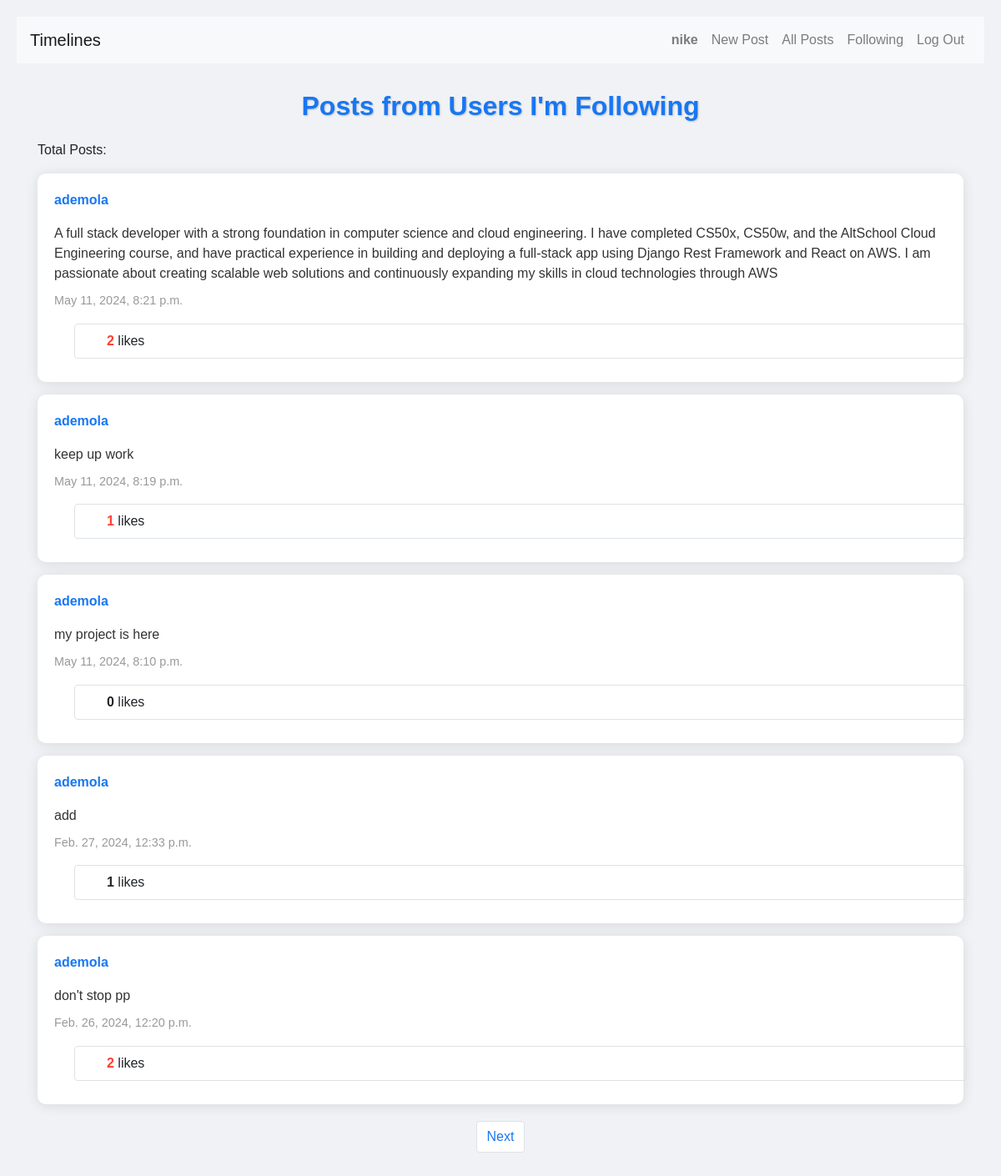
The page /followingfunc (signed in) on the database as committed earlier.
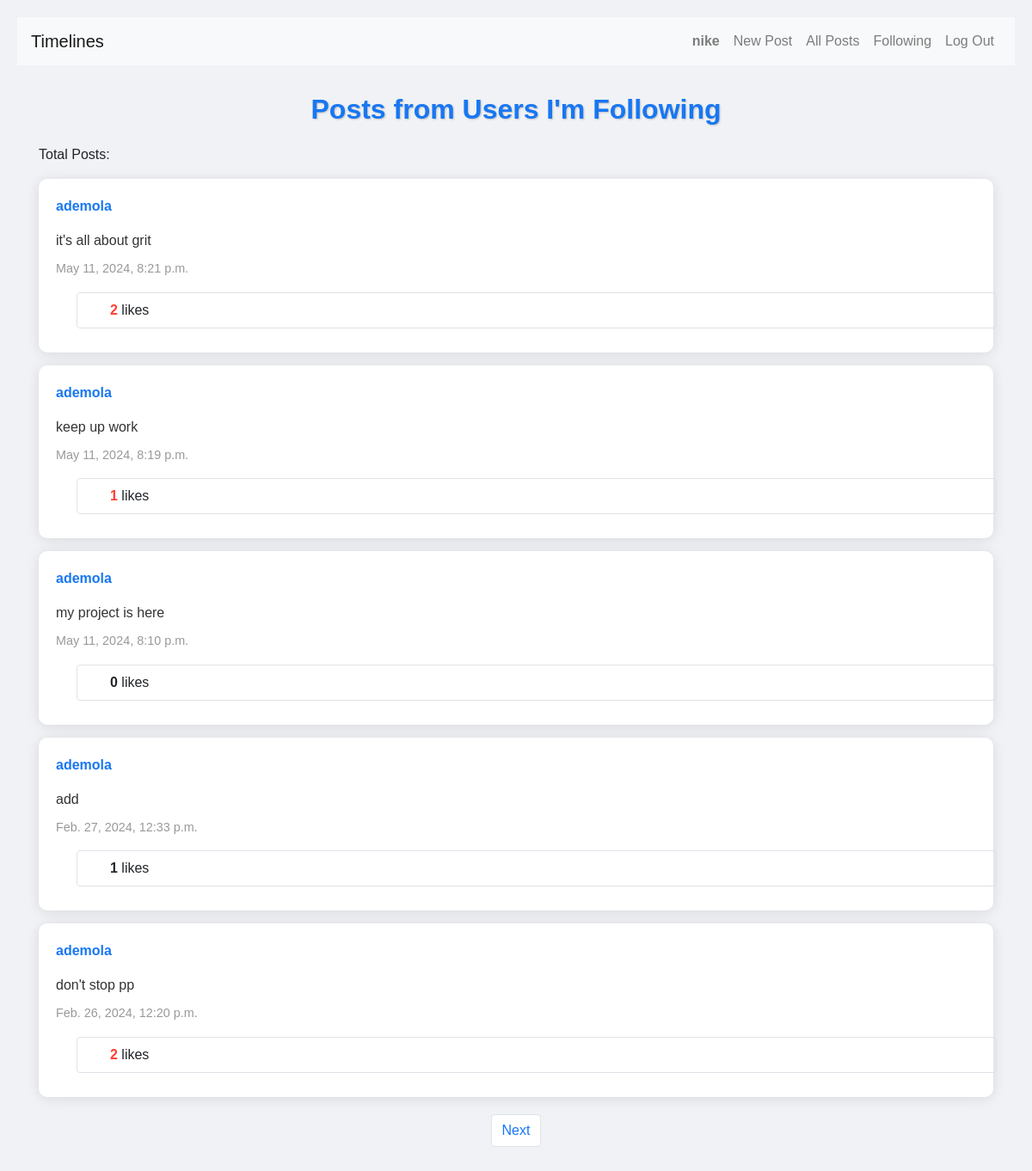
The same page on the database as committed later.
### network/models.py (models this page shows)
class Post(models.Model):
    id = models.AutoField(primary_key=True)
    user = models.ForeignKey(User, on_delete=models.CASCADE, related_name="post")
    post = models.CharField(max_length=300)
    timing = models.DateTimeField(auto_now_add=True)
    liked_by = models.ManyToManyField(User, symmetrical=False, blank=True, related_name="users_liked")
    def count_likes(self):
        return self.liked_by.count()
    class Meta:
        ordering = ['-timing']

class User(AbstractUser):
    pass

### network/views.py (the view)
# urls.py: path("followingfunc", views.followingfunc, name="followingfunc"),
def followingfunc(request):
    currentuser = request.user.username
    following_users = Following.objects.get(owner=currentuser).follow.all()
    posts = []
    for user in following_users:
        user_posts = Post.objects.filter(user=user)
        posts.extend(list(user_posts))
    paginator = Paginator(posts, 5)
    page_number = request.GET.get('page')
    posts = paginator.get_page(page_number)
    return render(request, "network/following.html", {
        'posts': posts,
    })

### network/templates/network/following.html (shortened to what this page needs)
{% extends "network/layout.html" %}
{% block body %}
<h1 class="post-heading">
  <span class="animated-heading">Posts from Users I'm Following</span>
</h1>
<p class="total-posts">Total Posts: {{ posts.count }} </p>
<div class="writer-posts-container">
      {% for post in posts %}
          <div class="writer-post">
              <div class="post-div">
                  <a href="{% url 'profile' nm=post.user %}" class="writer-post-user-link">
                      <p class="writer-post-user">{{ post.user }}</p>
                  </a>
                  <p class="writer-post-content">{{ post.post }}</p>
                  <p class="writer-post-timing">{{ post.timing }}</p>
                  <div class="container border rounded mx-4 my-2">
                    <div class="row m-2">
                      <div class="col">
                        <span class="like-count-label {% if user in post.liked_by.all %}liked-post{% endif %}">{{ post.count_likes }}</span> likes
                      </div>
                    </div>
                  </div>
              </div>
          </div>
      {% endfor %}
</div>
<nav aria-label="Page navigation example">
    <ul class="pagination d-flex justify-content-center">
        {% if posts.has_next %}
          <li class="page-item"><a class="page-link" href="?page={{ posts.next_page_number }}">Next</a></li>
        {% endif %}
    </ul>
</nav>
{% endblock %}

Rows that differ between the two databases and show on the page:
changed Post: post "A full stack developer with a strong foundation in computer science and cloud engineering. I have completed CS50x, CS50w, and the AltSchool Cloud Engineering course, and have practical experience in building and deploying a full-stack app using Django Rest Framework and React on AWS. I am passionate about creating scalable web solutions and continuously expanding my skills in cloud technologies through AWS" → "it's all about grit"
